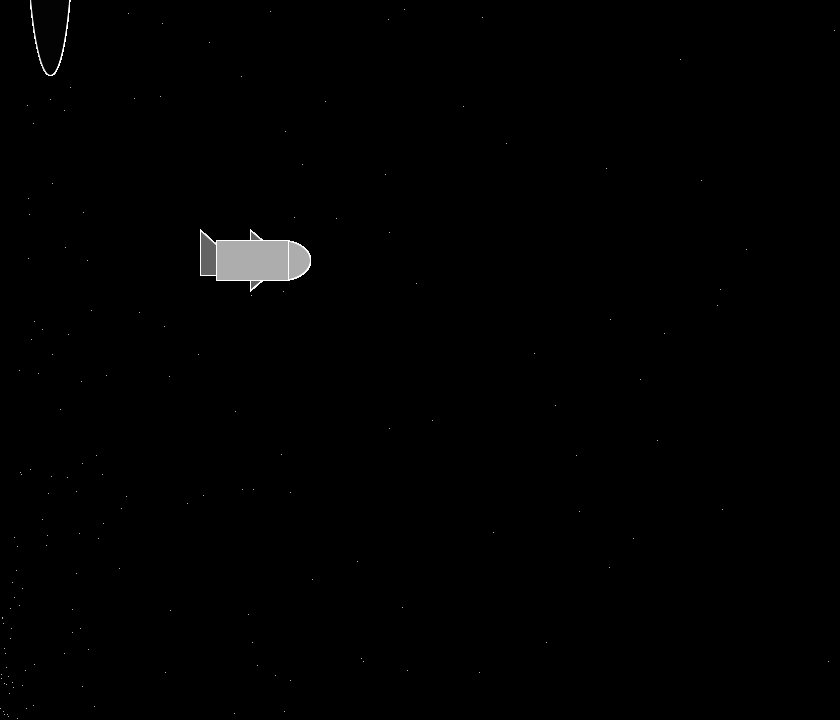
Frame 1 (no input)
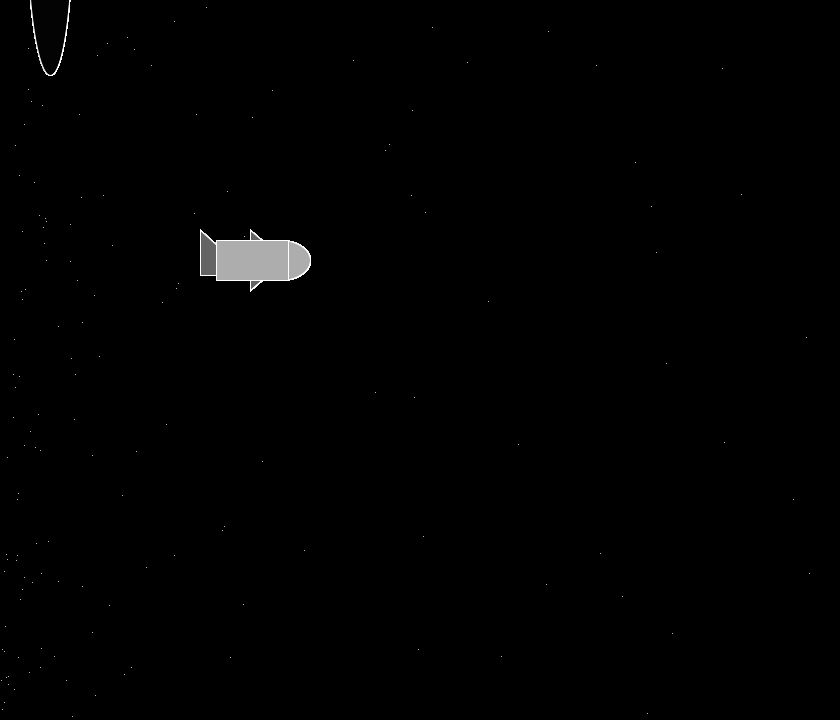
Frame 60 (the mouse pressed at the canvas centre just before this capture)
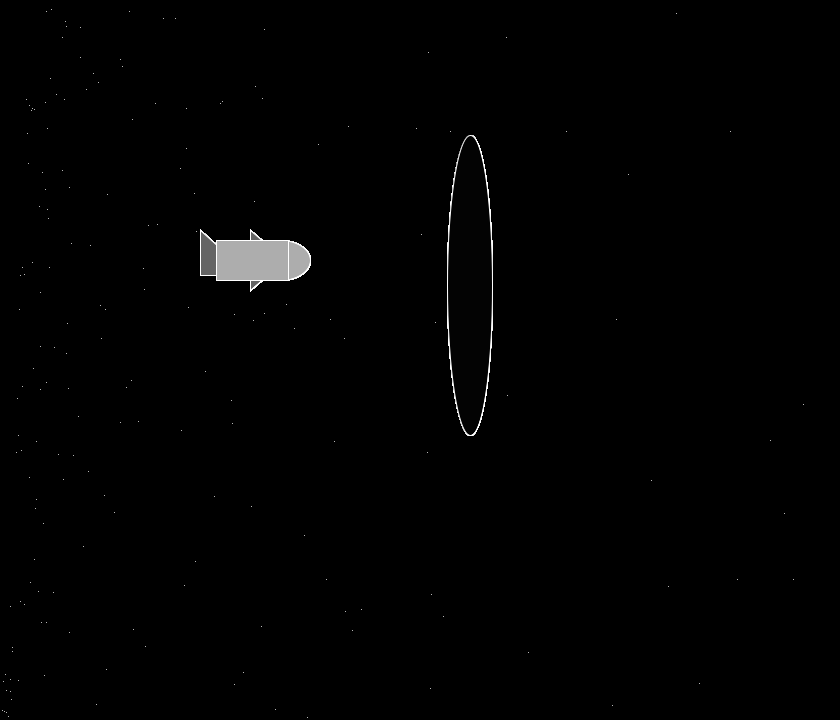
Frame 120 (the mouse held since frame 60 and released just before this capture)

The Processing sketch that drew these frames (run headless with seeded random() and noise(); from frame 60 on, the mouse is pressed at the canvas centre):

// Processing sketch: SS2_SpaceTour
// ── SS2_SpaceTour.pde
// Shaian Khan, title: SS2_SpaceTour. 
// Press A & D keys to move the spaceship left and right.

// Reference for the space background: https://processing.org/examples/doublerandom.html



int dots = 2000;
float stars = dots + 100;

float xe=280; 

float x1=285;
float x2=250;
float x3=250;

float x4=250;
float x5=200;
float x6=200;

float xr=216;

float speed=50;

int portalH;
int portalW;
  
void setup() {
  size(840, 720);
  stroke(255);
  smooth();
  frameRate(60);
  
  
  portalH = 100;
  portalW = 90;

} 

void draw() {
  background(0);

  float rand = 0;
  for  (int i = 1; i < stars; i++) {
    point( (width/stars) * i, (height/1) + random(-rand, rand) );
    rand += random(-40, 60);
  Spaceship();  
  
  fill (3);
  ellipse(mouseX + 50, mouseY -75, portalW / 2, portalH * 3);
  
  }
}
  
void Spaceship() {  
  
  fill   (173);
  ellipse(xe, 260, 60, 40);    //spaceship head        
 
  fill   (100);
triangle(x1, 260, x2, 230, x3, 290); //spaceship wings.


  fill   (100);
triangle(x4, 275, x5, 275, x6, 230); //spaceship back

  fill    (173);
  rect    (xr, 240, 72, 40); //spaceship body
  

}

void keyPressed() //spaceship movement
{
  if (key == 'd')
  {
     xe = xe + speed; 
     
     x1 = x1 + speed; 
     x2 = x2 + speed;
     x3 = x3 + speed;
     
     x4 = x4 + speed; 
     x5 = x5 + speed;
     x6 = x6 + speed;
     
     xr = xr + speed; 
}

  else if (key == 'a')
  {
     xe = xe - speed; 
     
     x1 = x1 - speed; 
     x2 = x2 - speed;
     x3 = x3 - speed;
     
     x4 = x4 - speed; 
     x5 = x5 - speed;
     x6 = x6 - speed;
     
     xr = xr - speed; 
    
}
  else {

}

} //<>//
